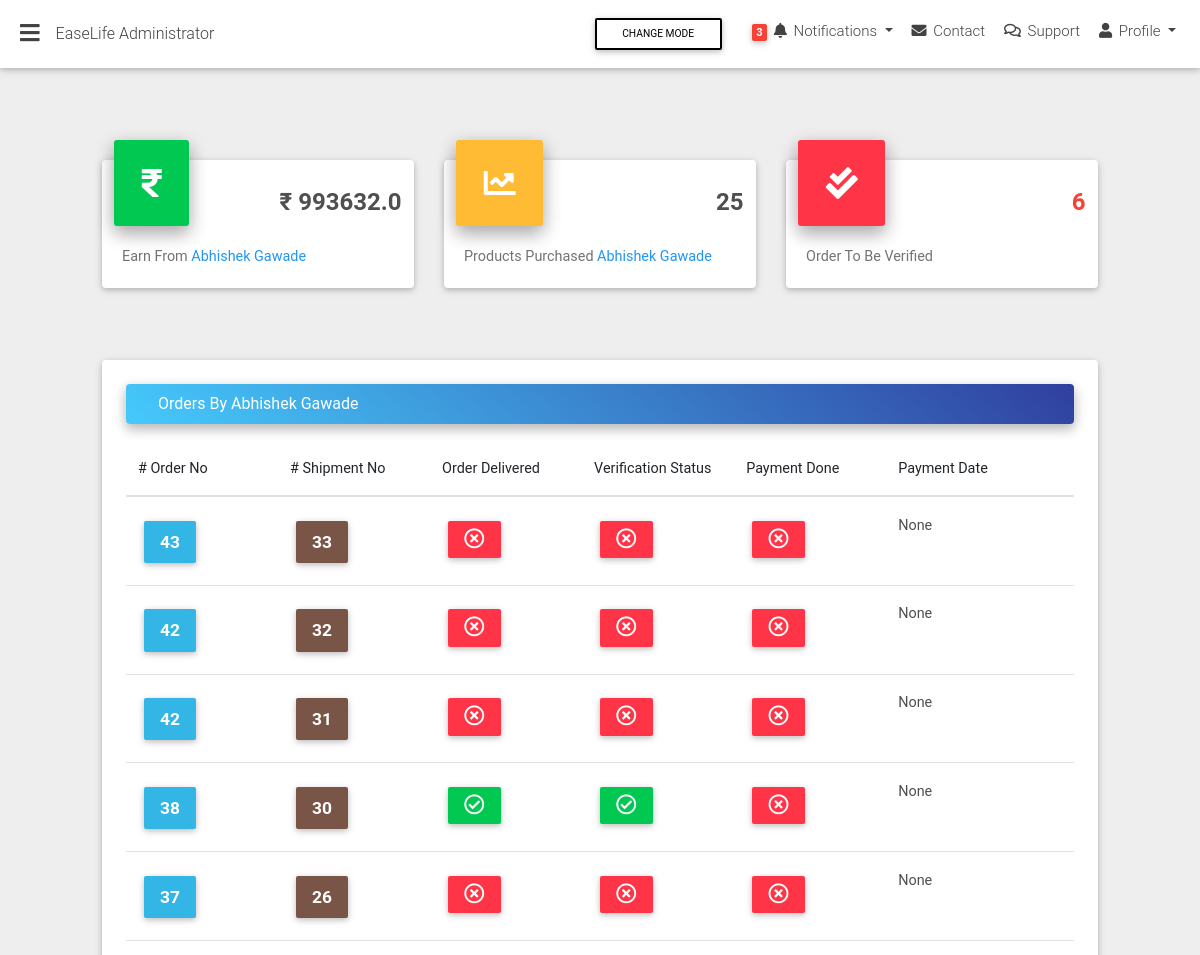
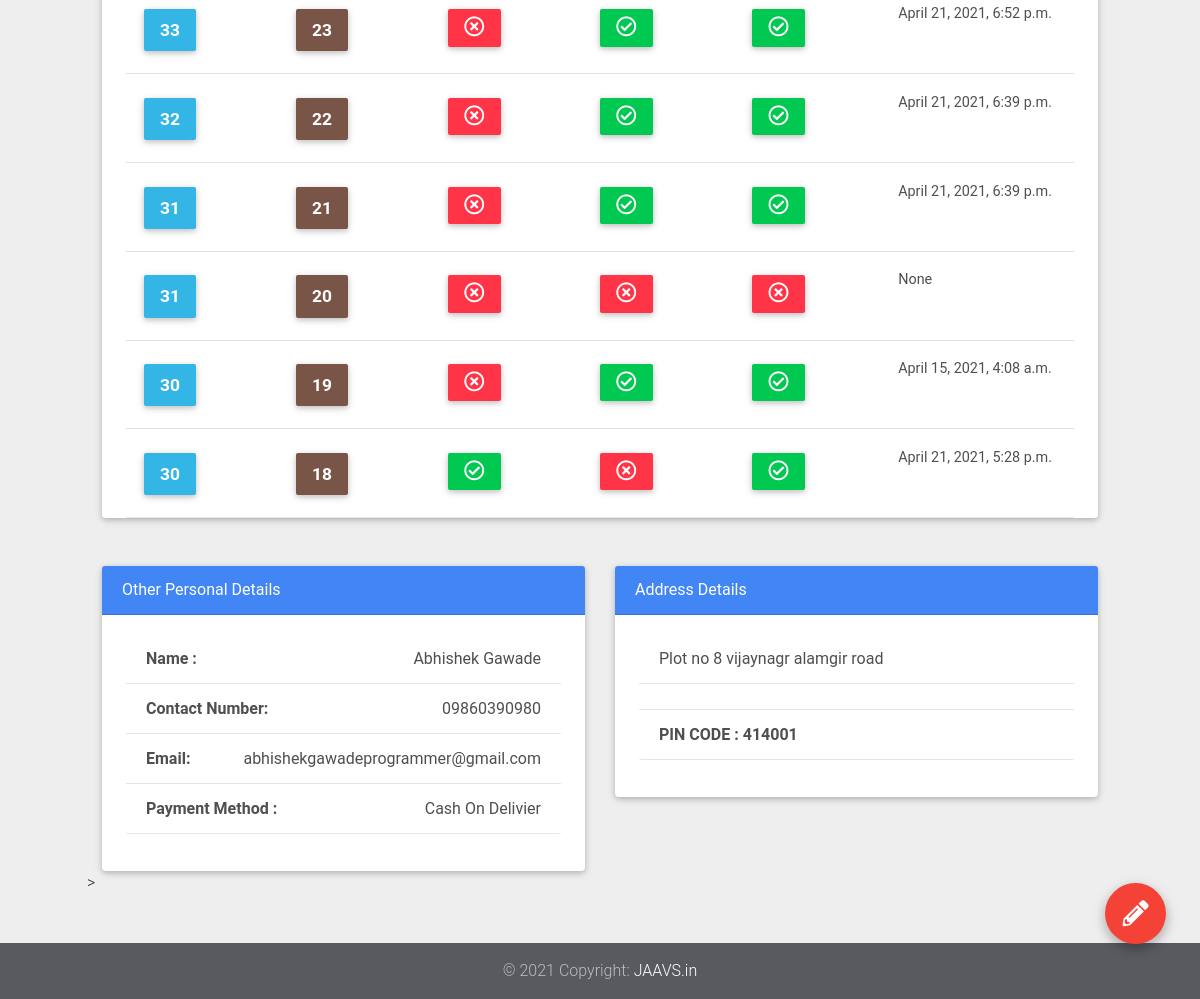
Page /easylife-admin/user-details/1/ on the earlier database version (2 pictures, top to bottom).
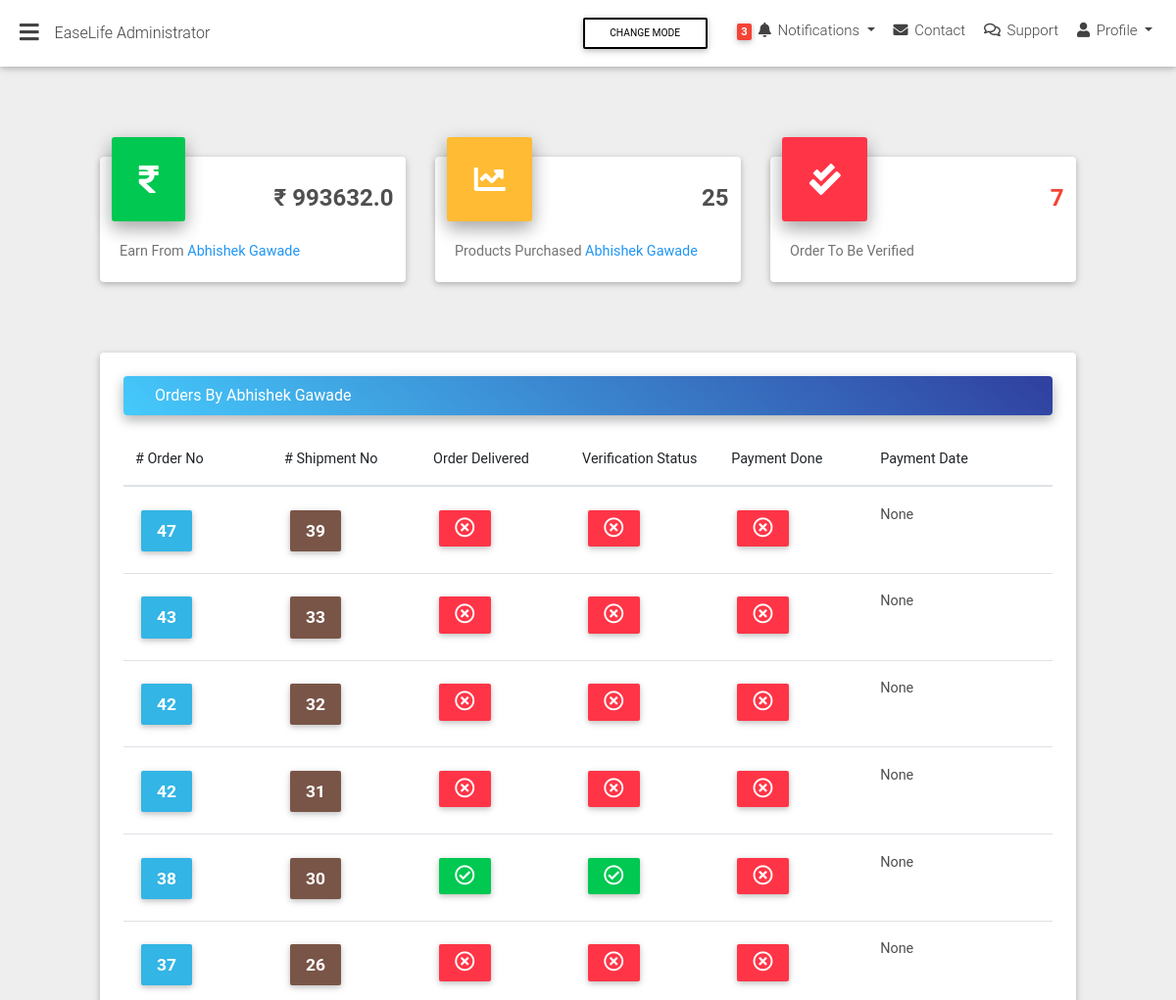
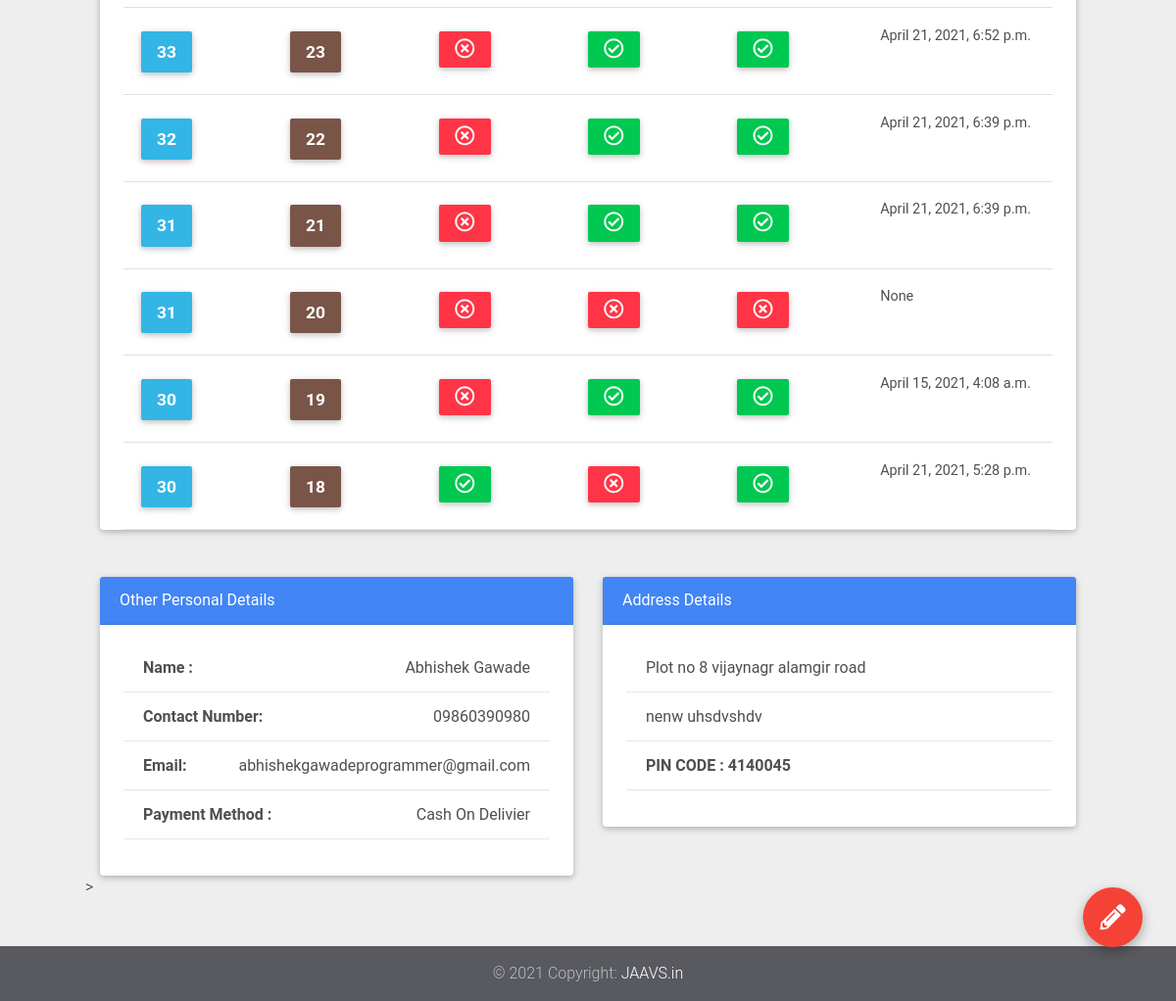
Same page on the later database version (2 pictures, top to bottom).
### base/models.py (models this page shows, shortened)
class ShippmentOrder(models.Model):
    user=models.ForeignKey(settings.AUTH_USER_MODEL,on_delete=models.CASCADE)
    order=models.ForeignKey('Order',on_delete=models.CASCADE)
    verify_order = models.BooleanField(default=False,blank=True)
    verify_done_date= models.DateTimeField(blank=True,null=True)
    delivered= models.BooleanField(default=False,blank=True)
    delivered_done_date= models.DateTimeField(blank=True,null=True)
    payment_done=models.BooleanField(default=False,blank=True)
    payment_done_date= models.DateTimeField(blank=True,null=True)
    report_spam=models.BooleanField(default=False,blank=True)
    description=models.TextField(max_length=250,blank=True)
    class Meta:
        verbose_name = "ShippmentOrder"
        verbose_name_plural = "ShippmentOrders"

class Order(models.Model):
    user = models.ForeignKey(settings.AUTH_USER_MODEL,on_delete=models.CASCADE)
    items =models.ManyToManyField(OrderItem)
    ordered = models.BooleanField(default=False)
    start_date =models.DateTimeField(auto_now_add=True)
    ordered_date = models.DateTimeField()
    billing_address=models.ForeignKey('BillingAddress',on_delete=models.SET_NULL,blank=True,null=True)
    def get_total(self):
        total=0
        for order_item in self.items.all():
            total +=order_item.get_final_price()
        return total

class BillingAddress(models.Model):
    user=models.ForeignKey(settings.AUTH_USER_MODEL,on_delete=models.CASCADE)
    city=models.CharField(max_length=20)
    phone_number=models.CharField(max_length=20)
    street_address=models.CharField(max_length=250)
    apartment_address=models.CharField(max_length=250)
    pin_code=models.CharField(max_length=10)
    payment_option = models.CharField(choices=PAYMENTS_CHOICES,max_length=1,default='S')
    class Meta:
        verbose_name = ("Billing Address")
        verbose_name_plural = ("Billing Adresss")

### easylife_admin/views.py (the view)
# urls.py: path('user-details/<pk>/', user_details, name='user_details'),
def user_details(request,pk):
	user=get_object_or_404(User,pk=pk)
	shippment_order_user= ShippmentOrder.objects.filter(user=user)
	earn_money=0
	item_purchased=0
	no_verified=ShippmentOrder.objects.filter(user=user,verify_order=False).count()
	for shippment_order in shippment_order_user.filter(verify_order=True,payment_done=True):
		earn_money+=shippment_order.order.get_total()
		item_purchased+=shippment_order.order.items.count()
	return render(request,'easylife_admin/user_detail_view.html',{
		'shippment_order_user':shippment_order_user[::-1],
		'user':user,'earn_money':earn_money,'item_purchased':item_purchased,'no_verified':no_verified,'last_order':shippment_order_user.last()})

### base/models.py (called while the page is built)
    def get_total_item_price(self):
        return self.qauntity * self.item.price

    def get_total_discount_price(self):
        return self.qauntity * self.item.discount_price

    def get_final_price(self):
        if self.item.discount_price:
            return self.get_total_discount_price()
        return self.get_total_item_price()

### templates/easylife_admin/user_detail_view.html (shortened to what the changed rows need)
{% extends "easylife_admin/admin_base.html" %}
{% load static %}
{% block content %}
    <div class="container-fluid">
      <section class="mt-md-4 pt-md-2 mb-5 pb-4">
        <div class="row">
          <div class="col-xl-4 col-md-6 mb-md-0 mb-4">
            <div class="card card-cascade cascading-admin-card">
              <div class="admin-up">
                <div class="data">
                  <h4 class="font-weight-bold danger-grey-text">
                    <span class="red-text">{{no_verified}}</span>
                  </h4>
                </div>
              </div>
            </div>
          </div>
        </div>
      </section>
      <section class="mb-5">
        <div class="card card-cascade narrower">
          <section>
            <br>
            <div class="card card-cascade narrower z-depth-0">
              <div class="px-4">
                <div class="table-responsive">
                  <table class="table table-hover mb-0">
                    <thead>
                      <tr>
                        <th class="th-lg"># Order No</th>
                        <th class="th-lg"># Shipment No</th>
                        <th class="th-lg">Order Delivered </th>
                        <th class="th-lg">Verification Status</th>
                        <th class="th-lg">Payment Done</th>
                        <th class="th-lg">Payment Date</th>
                      </tr>
                    </thead>
                    <tbody>
                      {% for row in shippment_order_user %}
                      <tr>
                        <td>
                       <a href='' style="color:white">
                            <button type="button" class="btn btn-info btn-sm px-3">
                              <b style="font-size:170%">{{row.order.id}}</b>
                            </button>
                      </a>
                      </td>
                        <td>
                        <a href='' style="color:white">
                            <button type="button" class="btn btn-brown waves-effect waves-light btn-sm px-3">
                              <b style="font-size:170%">{{row.id}}</b>
                            </button>
                      </a>
                      </td>
                        <td>
                                {% if  row.delivered %}
                                  <button type="button" class="btn btn-success btn-sm px-3">
                                      <i class="far fa-check-circle fa-2x"></i>
                                {% else %}
                                    <button type="button" class="btn btn-danger btn-sm px-3">
                                      <i class="far fa-times-circle fa-2x"></i>
                                {% endif %}
                        </td>
                        <td>
                          {% if  row.verify_order %}
                          <button type="button" class="btn btn-success btn-sm px-3">
                              <i class="far fa-check-circle fa-2x"></i>
                          {% else %}
                                <button type="button" class="btn btn-danger btn-sm px-3">
                             <i class="far fa-times-circle fa-2x"></i>
                          {% endif %}
                          </button>
                      </td>
                        <td>
                                               {% if  row.payment_done %}
                          <button type="button" class="btn btn-success btn-sm px-3">
                              <i class="far fa-check-circle fa-2x"></i>
                          {% else %}
                                <button type="button" class="btn btn-danger btn-sm px-3">
                             <i class="far fa-times-circle fa-2x"></i>
                          {% endif %}
                        </td>
                        <td>{{row.payment_done_date}}</td>
                      </tr>
                      {% endfor %}
                    </tbody>
                  </table>
                </div>
              </div>
            </div>
          </section>
        </div>
      </section>
      <section class="mb-5">
        <div class="row">
          <div class="col-lg-6 col-md-12 mb-lg-0 mb-4">
            <div class="card">
              <div class="card-body text-center px-4 mb-3">
                <div class="list-group list-panel">
                  <span  class="list-group-item d-flex justify-content-between dark-grey-text">
                    <span class="float-left" style="font-weight: bold">Name :</span>{{user.get_full_name}}
                  </span>
                  <span  class="list-group-item d-flex justify-content-between dark-grey-text">
                    <span class="float-left" style="font-weight: bold">Contact Number:</span>{{last_order.order.billing_address.phone_number}}
                  </span>
                  <span  class="list-group-item d-flex justify-content-between dark-grey-text">
                    <span class="float-left" style="font-weight: bold">Email:</span>{{user.email}}
                  </span>
                  <span  class="list-group-item d-flex justify-content-between dark-grey-text">
                    <span class="float-left" style="font-weight: bold">Payment Method :</span>{{last_order.order.billing_address.get_payment_option_display}}
                  </span>
                </div>
              </div>
            </div>
          </div>
          <div class="col-lg-6 col-md-12 mb-lg-0 mb-4">
            <div class="card">
              <div class="card-body text-center px-4 mb-3">
                <div class="list-group list-panel">
                  <span  class="list-group-item d-flex justify-content-between dark-grey-text">
                    {{last_order.order.billing_address.street_address}}
                  </span>
                     <span  class="list-group-item d-flex justify-content-between dark-grey-text">
                    {{last_order.order.billing_address.apartment_address}}
                  </span>
                    <span  class="list-group-item d-flex justify-content-between dark-grey-text">
                    <span class="float-left" style="font-weight: bold">PIN CODE  : {{last_order.order.billing_address.pin_code}}</span>
                  </span>
                </div>
              </div>
            </div>
          </div>>
        </div>
      </section>
    </div>
{% endblock content %}

Differences in the rows shown:
added ShippmentOrder: order.id "47", id "39", delivered False (drawn), verify_order False (drawn), payment_done False (drawn), payment_done_date "None", order.billing_address.phone_number "09860390980", order.billing_address.payment_option "Cash On Delivier", order.billing_address.street_address "Plot no 8 vijaynagr alamgir road", order.billing_address.apartment_address "nenw uhsdvshdv", order.billing_address.pin_code "4140045"
Other differences:
{{ no_verified }}: "6" → "7"
{{ last_order.order.billing_address.pin_code }}: "414001" → "4140045"
